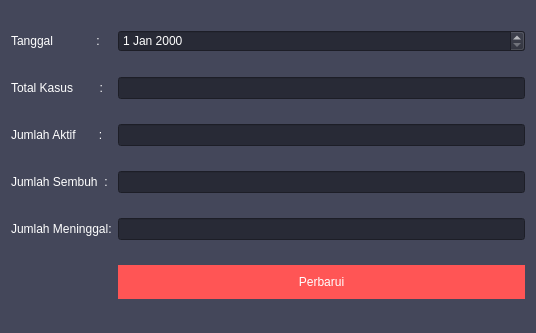
<?xml version="1.0" encoding="UTF-8"?>
<ui version="4.0">
 <class>Form</class>
 <widget class="QWidget" name="Form">
  <property name="geometry">
   <rect>
    <x>0</x>
    <y>0</y>
    <width>536</width>
    <height>333</height>
   </rect>
  </property>
  <property name="palette">
   <palette>
    <active>
     <colorrole role="WindowText">
      <brush brushstyle="SolidPattern">
       <color alpha="255">
        <red>255</red>
        <green>255</green>
        <blue>255</blue>
       </color>
      </brush>
     </colorrole>
     <colorrole role="Button">
      <brush brushstyle="SolidPattern">
       <color alpha="255">
        <red>68</red>
        <green>71</green>
        <blue>90</blue>
       </color>
      </brush>
     </colorrole>
     <colorrole role="Light">
      <brush brushstyle="SolidPattern">
       <color alpha="255">
        <red>102</red>
        <green>106</green>
        <blue>135</blue>
       </color>
      </brush>
     </colorrole>
     <colorrole role="Midlight">
      <brush brushstyle="SolidPattern">
       <color alpha="255">
        <red>85</red>
        <green>88</green>
        <blue>112</blue>
       </color>
      </brush>
     </colorrole>
     <colorrole role="Dark">
      <brush brushstyle="SolidPattern">
       <color alpha="255">
        <red>34</red>
        <green>35</green>
        <blue>45</blue>
       </color>
      </brush>
     </colorrole>
     <colorrole role="Mid">
      <brush brushstyle="SolidPattern">
       <color alpha="255">
        <red>45</red>
        <green>47</green>
        <blue>60</blue>
       </color>
      </brush>
     </colorrole>
     <colorrole role="Text">
      <brush brushstyle="SolidPattern">
       <color alpha="255">
        <red>255</red>
        <green>255</green>
        <blue>255</blue>
       </color>
      </brush>
     </colorrole>
     <colorrole role="BrightText">
      <brush brushstyle="SolidPattern">
       <color alpha="255">
        <red>255</red>
        <green>255</green>
        <blue>255</blue>
       </color>
      </brush>
     </colorrole>
     <colorrole role="ButtonText">
      <brush brushstyle="SolidPattern">
       <color alpha="255">
        <red>255</red>
        <green>255</green>
        <blue>255</blue>
       </color>
      </brush>
     </colorrole>
     <colorrole role="Base">
      <brush brushstyle="SolidPattern">
       <color alpha="255">
        <red>0</red>
        <green>0</green>
        <blue>0</blue>
       </color>
      </brush>
     </colorrole>
     <colorrole role="Window">
      <brush brushstyle="SolidPattern">
       <color alpha="255">
        <red>68</red>
        <green>71</green>
        <blue>90</blue>
       </color>
      </brush>
     </colorrole>
     <colorrole role="Shadow">
      <brush brushstyle="SolidPattern">
       <color alpha="255">
        <red>0</red>
        <green>0</green>
        <blue>0</blue>
       </color>
      </brush>
     </colorrole>
     <colorrole role="AlternateBase">
      <brush brushstyle="SolidPattern">
       <color alpha="255">
        <red>34</red>
        <green>35</green>
        <blue>45</blue>
       </color>
      </brush>
     </colorrole>
     <colorrole role="ToolTipBase">
      <brush brushstyle="SolidPattern">
       <color alpha="255">
        <red>255</red>
        <green>255</green>
        <blue>220</blue>
       </color>
      </brush>
     </colorrole>
     <colorrole role="ToolTipText">
      <brush brushstyle="SolidPattern">
       <color alpha="255">
        <red>0</red>
        <green>0</green>
        <blue>0</blue>
       </color>
      </brush>
     </colorrole>
    </active>
    <inactive>
     <colorrole role="WindowText">
      <brush brushstyle="SolidPattern">
       <color alpha="255">
        <red>255</red>
        <green>255</green>
        <blue>255</blue>
       </color>
      </brush>
     </colorrole>
     <colorrole role="Button">
      <brush brushstyle="SolidPattern">
       <color alpha="255">
        <red>68</red>
        <green>71</green>
        <blue>90</blue>
       </color>
      </brush>
     </colorrole>
     <colorrole role="Light">
      <brush brushstyle="SolidPattern">
       <color alpha="255">
        <red>102</red>
        <green>106</green>
        <blue>135</blue>
       </color>
      </brush>
     </colorrole>
     <colorrole role="Midlight">
      <brush brushstyle="SolidPattern">
       <color alpha="255">
        <red>85</red>
        <green>88</green>
        <blue>112</blue>
       </color>
      </brush>
     </colorrole>
     <colorrole role="Dark">
      <brush brushstyle="SolidPattern">
       <color alpha="255">
        <red>34</red>
        <green>35</green>
        <blue>45</blue>
       </color>
      </brush>
     </colorrole>
     <colorrole role="Mid">
      <brush brushstyle="SolidPattern">
       <color alpha="255">
        <red>45</red>
        <green>47</green>
        <blue>60</blue>
       </color>
      </brush>
     </colorrole>
     <colorrole role="Text">
      <brush brushstyle="SolidPattern">
       <color alpha="255">
        <red>255</red>
        <green>255</green>
        <blue>255</blue>
       </color>
      </brush>
     </colorrole>
     <colorrole role="BrightText">
      <brush brushstyle="SolidPattern">
       <color alpha="255">
        <red>255</red>
        <green>255</green>
        <blue>255</blue>
       </color>
      </brush>
     </colorrole>
     <colorrole role="ButtonText">
      <brush brushstyle="SolidPattern">
       <color alpha="255">
        <red>255</red>
        <green>255</green>
        <blue>255</blue>
       </color>
      </brush>
     </colorrole>
     <colorrole role="Base">
      <brush brushstyle="SolidPattern">
       <color alpha="255">
        <red>0</red>
        <green>0</green>
        <blue>0</blue>
       </color>
      </brush>
     </colorrole>
     <colorrole role="Window">
      <brush brushstyle="SolidPattern">
       <color alpha="255">
        <red>68</red>
        <green>71</green>
        <blue>90</blue>
       </color>
      </brush>
     </colorrole>
     <colorrole role="Shadow">
      <brush brushstyle="SolidPattern">
       <color alpha="255">
        <red>0</red>
        <green>0</green>
        <blue>0</blue>
       </color>
      </brush>
     </colorrole>
     <colorrole role="AlternateBase">
      <brush brushstyle="SolidPattern">
       <color alpha="255">
        <red>34</red>
        <green>35</green>
        <blue>45</blue>
       </color>
      </brush>
     </colorrole>
     <colorrole role="ToolTipBase">
      <brush brushstyle="SolidPattern">
       <color alpha="255">
        <red>255</red>
        <green>255</green>
        <blue>220</blue>
       </color>
      </brush>
     </colorrole>
     <colorrole role="ToolTipText">
      <brush brushstyle="SolidPattern">
       <color alpha="255">
        <red>0</red>
        <green>0</green>
        <blue>0</blue>
       </color>
      </brush>
     </colorrole>
    </inactive>
    <disabled>
     <colorrole role="WindowText">
      <brush brushstyle="SolidPattern">
       <color alpha="255">
        <red>34</red>
        <green>35</green>
        <blue>45</blue>
       </color>
      </brush>
     </colorrole>
     <colorrole role="Button">
      <brush brushstyle="SolidPattern">
       <color alpha="255">
        <red>68</red>
        <green>71</green>
        <blue>90</blue>
       </color>
      </brush>
     </colorrole>
     <colorrole role="Light">
      <brush brushstyle="SolidPattern">
       <color alpha="255">
        <red>102</red>
        <green>106</green>
        <blue>135</blue>
       </color>
      </brush>
     </colorrole>
     <colorrole role="Midlight">
      <brush brushstyle="SolidPattern">
       <color alpha="255">
        <red>85</red>
        <green>88</green>
        <blue>112</blue>
       </color>
      </brush>
     </colorrole>
     <colorrole role="Dark">
      <brush brushstyle="SolidPattern">
       <color alpha="255">
        <red>34</red>
        <green>35</green>
        <blue>45</blue>
       </color>
      </brush>
     </colorrole>
     <colorrole role="Mid">
      <brush brushstyle="SolidPattern">
       <color alpha="255">
        <red>45</red>
        <green>47</green>
        <blue>60</blue>
       </color>
      </brush>
     </colorrole>
     <colorrole role="Text">
      <brush brushstyle="SolidPattern">
       <color alpha="255">
        <red>34</red>
        <green>35</green>
        <blue>45</blue>
       </color>
      </brush>
     </colorrole>
     <colorrole role="BrightText">
      <brush brushstyle="SolidPattern">
       <color alpha="255">
        <red>255</red>
        <green>255</green>
        <blue>255</blue>
       </color>
      </brush>
     </colorrole>
     <colorrole role="ButtonText">
      <brush brushstyle="SolidPattern">
       <color alpha="255">
        <red>34</red>
        <green>35</green>
        <blue>45</blue>
       </color>
      </brush>
     </colorrole>
     <colorrole role="Base">
      <brush brushstyle="SolidPattern">
       <color alpha="255">
        <red>68</red>
        <green>71</green>
        <blue>90</blue>
       </color>
      </brush>
     </colorrole>
     <colorrole role="Window">
      <brush brushstyle="SolidPattern">
       <color alpha="255">
        <red>68</red>
        <green>71</green>
        <blue>90</blue>
       </color>
      </brush>
     </colorrole>
     <colorrole role="Shadow">
      <brush brushstyle="SolidPattern">
       <color alpha="255">
        <red>0</red>
        <green>0</green>
        <blue>0</blue>
       </color>
      </brush>
     </colorrole>
     <colorrole role="AlternateBase">
      <brush brushstyle="SolidPattern">
       <color alpha="255">
        <red>68</red>
        <green>71</green>
        <blue>90</blue>
       </color>
      </brush>
     </colorrole>
     <colorrole role="ToolTipBase">
      <brush brushstyle="SolidPattern">
       <color alpha="255">
        <red>255</red>
        <green>255</green>
        <blue>220</blue>
       </color>
      </brush>
     </colorrole>
     <colorrole role="ToolTipText">
      <brush brushstyle="SolidPattern">
       <color alpha="255">
        <red>0</red>
        <green>0</green>
        <blue>0</blue>
       </color>
      </brush>
     </colorrole>
    </disabled>
   </palette>
  </property>
  <property name="windowTitle">
   <string>Form</string>
  </property>
  <layout class="QGridLayout" name="gridLayout">
   <item row="1" column="0">
    <widget class="QLabel" name="label">
     <property name="text">
      <string>Tanggal             :</string>
     </property>
    </widget>
   </item>
   <item row="4" column="1">
    <widget class="QLineEdit" name="lineEdit3">
     <property name="styleSheet">
      <string notr="true">background-color: #282a36;
color: rgb(255, 255, 255)</string>
     </property>
    </widget>
   </item>
   <item row="6" column="1">
    <widget class="QPushButton" name="b1">
     <property name="styleSheet">
      <string notr="true">QPushButton {
	color: rgb(255, 255, 255);
	background-color: rgb(255, 85, 85);
	border: 0px solid;
	padding: 10px
}
QPushButton:hover {
	background-color:rgb(255, 100, 115);
}</string>
     </property>
     <property name="text">
      <string>Perbarui</string>
     </property>
    </widget>
   </item>
   <item row="1" column="1">
    <widget class="QDateEdit" name="dateEdit">
     <property name="styleSheet">
      <string notr="true">background-color: #282a36;
color: rgb(255, 255, 255)</string>
     </property>
    </widget>
   </item>
   <item row="5" column="0">
    <widget class="QLabel" name="label_5">
     <property name="text">
      <string>Jumlah Meninggal:</string>
     </property>
    </widget>
   </item>
   <item row="5" column="1">
    <widget class="QLineEdit" name="lineEdit4">
     <property name="styleSheet">
      <string notr="true">background-color: #282a36;
color: rgb(255, 255, 255)</string>
     </property>
    </widget>
   </item>
   <item row="4" column="0">
    <widget class="QLabel" name="label_4">
     <property name="text">
      <string>Jumlah Sembuh  :</string>
     </property>
    </widget>
   </item>
   <item row="3" column="1">
    <widget class="QLineEdit" name="lineEdit2">
     <property name="styleSheet">
      <string notr="true">background-color: #282a36;
color: rgb(255, 255, 255)</string>
     </property>
    </widget>
   </item>
   <item row="2" column="0">
    <widget class="QLabel" name="label_2">
     <property name="text">
      <string>Total Kasus        :</string>
     </property>
    </widget>
   </item>
   <item row="2" column="1">
    <widget class="QLineEdit" name="lineEdit">
     <property name="styleSheet">
      <string notr="true">background-color: #282a36;
color: rgb(255, 255, 255)</string>
     </property>
    </widget>
   </item>
   <item row="3" column="0">
    <widget class="QLabel" name="label_3">
     <property name="text">
      <string>Jumlah Aktif       :</string>
     </property>
    </widget>
   </item>
  </layout>
 </widget>
 <resources/>
 <connections/>
</ui>
